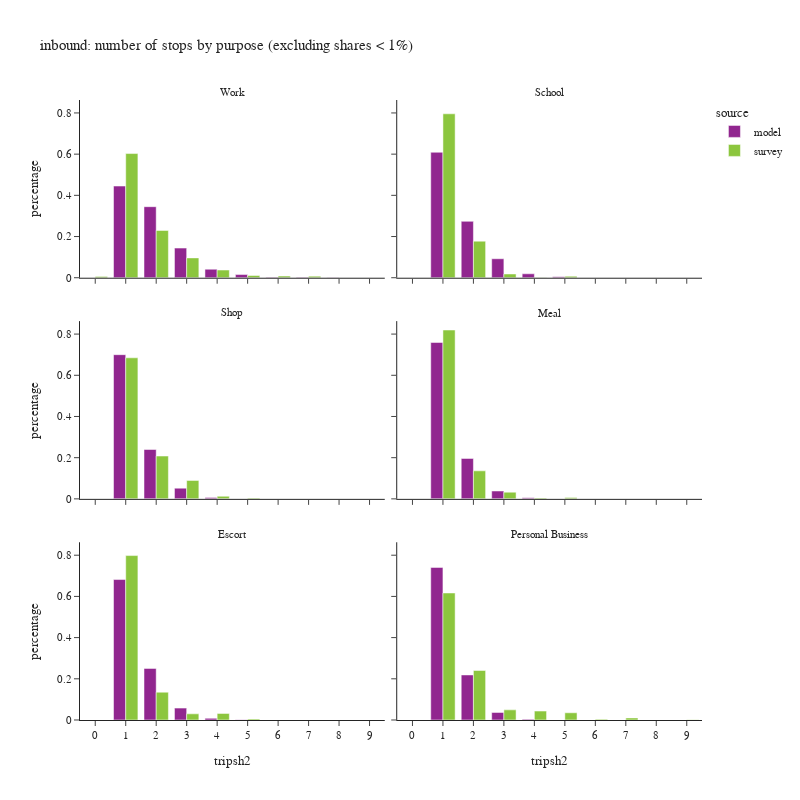

The notebook cell saved with this chart:
### Code cell
df_plot = df_tour.groupby(['tripsh2','pdpurp_label','source'])['toexpfac'].sum().reset_index()
df_plot['percentage'] = df_plot.groupby(['pdpurp_label','source'], group_keys=False)['toexpfac']. \
    apply(lambda x: x / float(x.sum()))
df_plot2 = df_plot.loc[df_plot['percentage'] > 0.001]

fig = px.bar(df_plot2.sort_values(['source','pdpurp_label']),
             x="tripsh2", y="percentage", color="source",barmode="group",
             facet_col='pdpurp_label', facet_col_wrap=2,
             hover_data=['toexpfac'],
             title="inbound: number of stops by purpose (excluding shares < 1%)")
fig.update_layout(height=800, width=800)
fig.for_each_annotation(lambda a: a.update(text = a.text.split("=")[-1]))
fig.for_each_xaxis(lambda a: a.update(dict(dtick = 1, categoryorder='category ascending')))
fig.show()

### Figure 1 — Plotly figure (JSON) as saved in the notebook; plotly's stock layout.template omitted (floating-point values rounded to 4 significant figures)
{"data": [{"alignmentgroup": "True", "customdata": [[986400.0], [764400.0], [319000.0], [91660.0], [34210.0], [5102.0], [3953.0], [2917.0]], "hovertemplate": "source=model<br>pdpurp_label=Work<br>tripsh2=%{x}<br>percentage=%{y}<br>toexpfac=%{customdata[0]}<extra></extra>", "legendgroup": "model", "marker": {"color": "#91268F", "pattern": {"shape": ""}}, "name": "model", "offsetgroup": "model", "orientation": "v", "showlegend": true, "textposition": "auto", "type": "bar", "x": [1, 2, 3, 4, 5, 6, 7, 8], "xaxis": "x5", "y": [0.4451, 0.3449, 0.1439, 0.04136, 0.01544, 0.002302, 0.001784, 0.001316], "yaxis": "y5"}, {"alignmentgroup": "True", "customdata": [[454400.0], [204300.0], [68700.0], [14240.0], [3219.0]], "hovertemplate": "source=model<br>pdpurp_label=School<br>tripsh2=%{x}<br>percentage=%{y}<br>toexpfac=%{customdata[0]}<extra></extra>", "legendgroup": "model", "marker": {"color": "#91268F", "pattern": {"shape": ""}}, "name": "model", "offsetgroup": "model", "orientation": "v", "showlegend": false, "textposition": "auto", "type": "bar", "x": [1, 2, 3, 4, 5], "xaxis": "x6", "y": [0.6091, 0.2738, 0.0921, 0.01909, 0.004315], "yaxis": "y6"}, {"alignmentgroup": "True", "customdata": [[702200.0], [240400.0], [52110.0], [7083.0], [1035.0]], "hovertemplate": "source=model<br>pdpurp_label=Shop<br>tripsh2=%{x}<br>percentage=%{y}<br>toexpfac=%{customdata[0]}<extra></extra>", "legendgroup": "model", "marker": {"color": "#91268F", "pattern": {"shape": ""}}, "name": "model", "offsetgroup": "model", "orientation": "v", "showlegend": false, "textposition": "auto", "type": "bar", "x": [1, 2, 3, 4, 5], "xaxis": "x3", "y": [0.7001, 0.2397, 0.05196, 0.007062, 0.001032], "yaxis": "y3"}, {"alignmentgroup": "True", "customdata": [[424900.0], [109900.0], [21340.0], [2927.0]], "hovertemplate": "source=model<br>pdpurp_label=Meal<br>tripsh2=%{x}<br>percentage=%{y}<br>toexpfac=%{customdata[0]}<extra></extra>", "legendgroup": "model", "marker": {"color": "#91268F", "pattern": {"shape": ""}}, "name": "model", "offsetgroup": "model", "orientation": "v", "showlegend": false, "textposition": "auto", "type": "bar", "x": [1, 2, 3, 4], "xaxis": "x4", "y": [0.7592, 0.1963, 0.03813, 0.00523], "yaxis": "y4"}, {"alignmentgroup": "True", "customdata": [[557400.0], [204800.0], [47160.0], [6708.0], [1093.0]], "hovertemplate": "source=model<br>pdpurp_label=Escort<br>tripsh2=%{x}<br>percentage=%{y}<br>toexpfac=%{customdata[0]}<extra></extra>", "legendgroup": "model", "marker": {"color": "#91268F", "pattern": {"shape": ""}}, "name": "model", "offsetgroup": "model", "orientation": "v", "showlegend": false, "textposition": "auto", "type": "bar", "x": [1, 2, 3, 4, 5], "xaxis": "x", "y": [0.682, 0.2505, 0.0577, 0.008207, 0.001337], "yaxis": "y"}, {"alignmentgroup": "True", "customdata": [[400100.0], [118100.0], [19820.0], [1805.0]], "hovertemplate": "source=model<br>pdpurp_label=Personal Business<br>tripsh2=%{x}<br>percentage=%{y}<br>toexpfac=%{customdata[0]}<extra></extra>", "legendgroup": "model", "marker": {"color": "#91268F", "pattern": {"shape": ""}}, "name": "model", "offsetgroup": "model", "orientation": "v", "showlegend": false, "textposition": "auto", "type": "bar", "x": [1, 2, 3, 4], "xaxis": "x2", "y": [0.7408, 0.2188, 0.03669, 0.003342], "yaxis": "y2"}, {"alignmentgroup": "True", "customdata": [[8964.0], [837500.0], [318900.0], [133900.0], [51890.0], [15200.0], [11250.0], [10700.0]], "hovertemplate": "source=survey<br>pdpurp_label=Work<br>tripsh2=%{x}<br>percentage=%{y}<br>toexpfac=%{customdata[0]}<extra></extra>", "legendgroup": "survey", "marker": {"color": "#8CC63E", "pattern": {"shape": ""}}, "name": "survey", "offsetgroup": "survey", "orientation": "v", "showlegend": true, "textposition": "auto", "type": "bar", "x": [0, 1, 2, 3, 4, 5, 6, 7], "xaxis": "x5", "y": [0.006453, 0.6029, 0.2295, 0.09641, 0.03735, 0.01094, 0.008097, 0.007701], "yaxis": "y5"}, {"alignmentgroup": "True", "customdata": [[389300.0], [86870.0], [8943.0], [511.1], [3527.0]], "hovertemplate": "source=survey<br>pdpurp_label=School<br>tripsh2=%{x}<br>percentage=%{y}<br>toexpfac=%{customdata[0]}<extra></extra>", "legendgroup": "survey", "marker": {"color": "#8CC63E", "pattern": {"shape": ""}}, "name": "survey", "offsetgroup": "survey", "orientation": "v", "showlegend": false, "textposition": "auto", "type": "bar", "x": [1, 2, 3, 4, 5], "xaxis": "x6", "y": [0.7959, 0.1776, 0.01828, 0.001045, 0.007211], "yaxis": "y6"}, {"alignmentgroup": "True", "customdata": [[447100.0], [135800.0], [58480.0], [8263.0], [2524.0]], "hovertemplate": "source=survey<br>pdpurp_label=Shop<br>tripsh2=%{x}<br>percentage=%{y}<br>toexpfac=%{customdata[0]}<extra></extra>", "legendgroup": "survey", "marker": {"color": "#8CC63E", "pattern": {"shape": ""}}, "name": "survey", "offsetgroup": "survey", "orientation": "v", "showlegend": false, "textposition": "auto", "type": "bar", "x": [1, 2, 3, 4, 5], "xaxis": "x3", "y": [0.6848, 0.208, 0.08957, 0.01266, 0.003866], "yaxis": "y3"}, {"alignmentgroup": "True", "customdata": [[287800.0], [47770.0], [11440.0], [1657.0], [2424.0]], "hovertemplate": "source=survey<br>pdpurp_label=Meal<br>tripsh2=%{x}<br>percentage=%{y}<br>toexpfac=%{customdata[0]}<extra></extra>", "legendgroup": "survey", "marker": {"color": "#8CC63E", "pattern": {"shape": ""}}, "name": "survey", "offsetgroup": "survey", "orientation": "v", "showlegend": false, "textposition": "auto", "type": "bar", "x": [1, 2, 3, 4, 5], "xaxis": "x4", "y": [0.8198, 0.1361, 0.03257, 0.00472, 0.006904], "yaxis": "y4"}, {"alignmentgroup": "True", "customdata": [[435000.0], [73590.0], [16310.0], [17410.0], [2583.0]], "hovertemplate": "source=survey<br>pdpurp_label=Escort<br>tripsh2=%{x}<br>percentage=%{y}<br>toexpfac=%{customdata[0]}<extra></extra>", "legendgroup": "survey", "marker": {"color": "#8CC63E", "pattern": {"shape": ""}}, "name": "survey", "offsetgroup": "survey", "orientation": "v", "showlegend": false, "textposition": "auto", "type": "bar", "x": [1, 2, 3, 4, 5], "xaxis": "x", "y": [0.7983, 0.135, 0.02994, 0.03195, 0.004741], "yaxis": "y"}, {"alignmentgroup": "True", "customdata": [[213400.0], [83210.0], [17030.0], [15010.0], [12140.0], [1243.0], [3499.0], [519.0]], "hovertemplate": "source=survey<br>pdpurp_label=Personal Business<br>tripsh2=%{x}<br>percentage=%{y}<br>toexpfac=%{customdata[0]}<extra></extra>", "legendgroup": "survey", "marker": {"color": "#8CC63E", "pattern": {"shape": ""}}, "name": "survey", "offsetgroup": "survey", "orientation": "v", "showlegend": false, "textposition": "auto", "type": "bar", "x": [1, 2, 3, 4, 5, 6, 7, 9], "xaxis": "x2", "y": [0.6167, 0.2404, 0.04922, 0.04337, 0.03507, 0.003591, 0.01011, 0.0015], "yaxis": "y2"}], "layout": {"annotations": [{"font": {}, "showarrow": false, "text": "Escort", "x": 0.245, "xanchor": "center", "xref": "paper", "y": 0.2867, "yanchor": "bottom", "yref": "paper"}, {"font": {}, "showarrow": false, "text": "Personal Business", "x": 0.755, "xanchor": "center", "xref": "paper", "y": 0.2867, "yanchor": "bottom", "yref": "paper"}, {"font": {}, "showarrow": false, "text": "Shop", "x": 0.245, "xanchor": "center", "xref": "paper", "y": 0.6433, "yanchor": "bottom", "yref": "paper"}, {"font": {}, "showarrow": false, "text": "Meal", "x": 0.755, "xanchor": "center", "xref": "paper", "y": 0.6433, "yanchor": "bottom", "yref": "paper"}, {"font": {}, "showarrow": false, "text": "Work", "x": 0.245, "xanchor": "center", "xref": "paper", "y": 1.0, "yanchor": "bottom", "yref": "paper"}, {"font": {}, "showarrow": false, "text": "School", "x": 0.755, "xanchor": "center", "xref": "paper", "y": 1.0, "yanchor": "bottom", "yref": "paper"}], "barmode": "group", "height": 800, "legend": {"title": {"text": "source"}, "tracegroupgap": 0}, "title": {"text": "inbound: number of stops by purpose (excluding shares < 1%)"}, "width": 800, "xaxis": {"anchor": "y", "categoryorder": "category ascending", "domain": [0.0, 0.49], "dtick": 1, "title": {"text": "tripsh2"}}, "xaxis2": {"anchor": "y2", "categoryorder": "category ascending", "domain": [0.51, 1.0], "dtick": 1, "matches": "x", "title": {"text": "tripsh2"}}, "xaxis3": {"anchor": "y3", "categoryorder": "category ascending", "domain": [0.0, 0.49], "dtick": 1, "matches": "x", "showticklabels": false}, "xaxis4": {"anchor": "y4", "categoryorder": "category ascending", "domain": [0.51, 1.0], "dtick": 1, "matches": "x", "showticklabels": false}, "xaxis5": {"anchor": "y5", "categoryorder": "category ascending", "domain": [0.0, 0.49], "dtick": 1, "matches": "x", "showticklabels": false}, "xaxis6": {"anchor": "y6", "categoryorder": "category ascending", "domain": [0.51, 1.0], "dtick": 1, "matches": "x", "showticklabels": false}, "yaxis": {"anchor": "x", "domain": [0.0, 0.2867], "title": {"text": "percentage"}}, "yaxis2": {"anchor": "x2", "domain": [0.0, 0.2867], "matches": "y", "showticklabels": false}, "yaxis3": {"anchor": "x3", "domain": [0.3567, 0.6433], "matches": "y", "title": {"text": "percentage"}}, "yaxis4": {"anchor": "x4", "domain": [0.3567, 0.6433], "matches": "y", "showticklabels": false}, "yaxis5": {"anchor": "x5", "domain": [0.7133, 1.0], "matches": "y", "title": {"text": "percentage"}}, "yaxis6": {"anchor": "x6", "domain": [0.7133, 1.0], "matches": "y", "showticklabels": false}}}
